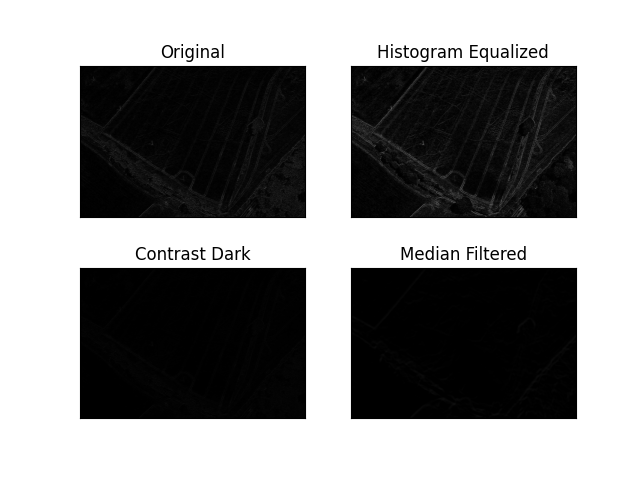

This chart was generated by the following Python code:
import cv2
from cv2 import GaussianBlur
from cv2 import medianBlur
from matplotlib.pyplot import yticks
import numpy as np
import matplotlib.pyplot as plt

img0 = cv2.imread("Greyscaled/SampleThree.png")
img1 = cv2.imread("Histogram Equalized.jpg")
img2 = cv2.imread("SingContrast 0.2.jpg")
img3 = cv2.imread("Degraded Images/Sample One Blurr.jpeg")
Robertx = np.array([[0,1],[-1,0]])

Roberty = np.array([[1, 0],[0,-1]])

edge_p1 = cv2.filter2D(img1,-1, Robertx)+ cv2.filter2D(img1,-1, Roberty)
edge_p2 = cv2.filter2D(img2,-1, Robertx) + cv2.filter2D(img2,-1, Roberty)
edge_p3 = cv2.filter2D(img3,-1, Robertx)+ cv2.filter2D(img3,-1, Roberty)
edge_p4 = cv2.filter2D(img0,-1, Robertx)+ cv2.filter2D(img0,-1, Roberty)

titles = ["Original","Histogram Equalized","Contrast Dark","Median Filtered"]

images = [edge_p4,edge_p1,edge_p2, edge_p3]
for i in range(4):
    plt.subplot(2,2,i+1)
    plt.imshow(images[i])
    plt.title(titles[i])
    plt.xticks([])
    plt.yticks([])

plt.show()

cv2.waitKey()
cv2.destroyAllWindows()
